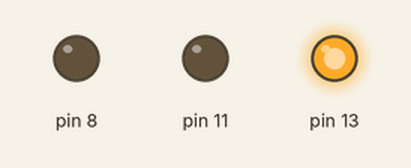
Bench run of a sketch on a simulated Arduino Uno, built with avr-gcc and run on an emulated ATmega328P. Parts: output pins drawn as LEDs (lit = HIGH).

Above: at 5.0 s.
At 11.5 s:
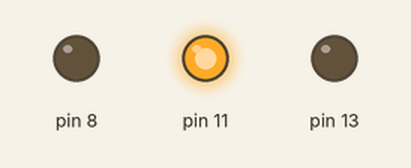
At 18.0 s:
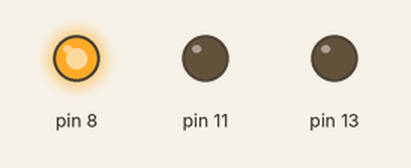
Timing chart, 0 to 29.9 s (numbered marks = the images above):
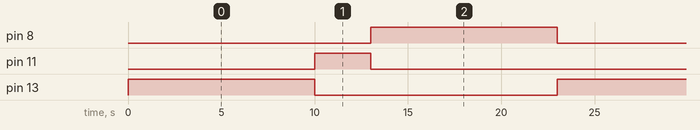

The sketch:

Arduino_Traffic_Light.ino
```cpp
void setup() {
  pinMode(13, OUTPUT);
  pinMode(11, OUTPUT);
  pinMode(8, OUTPUT);
}

void loop() {
  digitalWrite(13, HIGH);
  delay(10000);
  digitalWrite(13, LOW);
  digitalWrite(11, HIGH);
  delay(3000);
  digitalWrite(11, LOW);
  digitalWrite(8, HIGH);
  delay(10000);
  digitalWrite(8, LOW);
}
```

Measured:
- by itself, pin 8, pin 13: alternates HIGH for 10.0 s and LOW for 13.0 s
- by itself, pin 11: alternates HIGH for 3.0 s and LOW for 20.0 s
- by itself, everything shown: repeats every 23.0 s, in 4 steps
